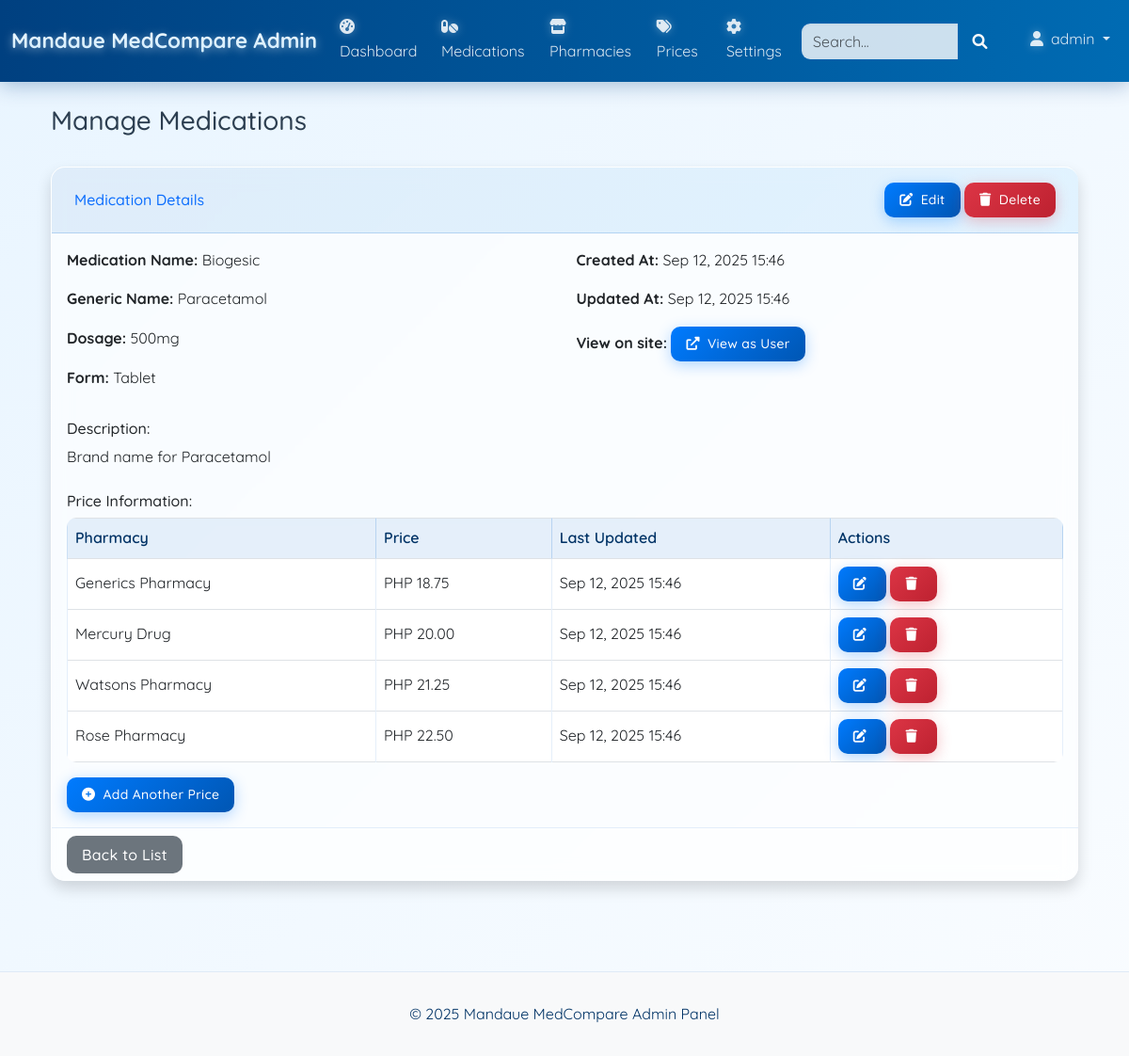
The app's page /admin/medications.php?action=view&id=2 (signed in) with its own data.
### tables this page shows
CREATE TABLE `medications` (
  `id` int(11) NOT NULL,
  `name` varchar(255) NOT NULL,
  `generic_name` varchar(255) DEFAULT NULL,
  `dosage` varchar(100) NOT NULL,
  `form` varchar(100) NOT NULL,
  `description` text DEFAULT NULL,
  `created_at` timestamp NOT NULL DEFAULT current_timestamp(),
  `updated_at` timestamp NOT NULL DEFAULT current_timestamp() ON UPDATE current_timestamp()
);

CREATE TABLE `medication_prices` (
  `id` int(11) NOT NULL,
  `medication_id` int(11) NOT NULL,
  `pharmacy_id` int(11) NOT NULL,
  `price` decimal(10,2) NOT NULL,
  `created_at` timestamp NOT NULL DEFAULT current_timestamp(),
  `updated_at` timestamp NOT NULL DEFAULT current_timestamp() ON UPDATE current_timestamp(),
  `status` enum('available','out_of_stock') NOT NULL DEFAULT 'available'
);

CREATE TABLE `pharmacies` (
  `id` int(11) NOT NULL,
  `name` varchar(255) NOT NULL,
  `address` text NOT NULL,
  `contact` varchar(100) DEFAULT NULL,
  `latitude` decimal(10,8) DEFAULT NULL,
  `longitude` decimal(11,8) DEFAULT NULL,
  `created_at` timestamp NOT NULL DEFAULT current_timestamp(),
  `updated_at` timestamp NOT NULL DEFAULT current_timestamp() ON UPDATE current_timestamp()
);

### includes/db.php (called while the page is built, shortened)
<?php
class Database {
    private $connection;
    private static $instance = null;
    private function __construct() {
        $this->connection = new mysqli(DB_HOST, DB_USER, DB_PASS, DB_NAME);
        $this->connection->set_charset('utf8');
    }
    public static function getInstance() {
        if (self::$instance == null) {
            self::$instance = new Database();
        }
        return self::$instance;
    }
    public function query($sql) {
        return $this->connection->query($sql);
    }
}
?>

### admin/medications.php (the view, shortened to what this page needs)
<?php
$pageTitle = "Manage Medications";
include_once 'includes/header.php';
$db = Database::getInstance();
$action = isset($_GET['action']) ? $_GET['action'] : 'list';
$id = isset($_GET['id']) ? (int)$_GET['id'] : 0;
$medication = null;
if (($action === 'edit' || $action === 'view') && $id > 0) {
    $result = $db->query("SELECT * FROM medications WHERE id = $id");
    if ($result && $result->num_rows > 0) {
        $medication = $result->fetch_assoc();
    } else {
        $message = "Medication not found.";
        $messageType = "danger";
        $action = 'list';
    }
}
?>
<div class="container-fluid">
    <div class="d-flex justify-content-between align-items-center mb-4">
        <h1 class="h3 text-gray-800"><?php echo $pageTitle; ?></h1>
    </div>
    <?php if ($action === 'add' || $action === 'edit'): ?>
        <div class="card shadow mb-4">
            <div class="card-header py-3">
                <h6 class="m-0 font-weight-bold text-primary">
                    <?php echo $action === 'add' ? 'Add New Medication' : 'Edit Medication'; ?>
                </h6>
            </div>
            <div class="card-body">
                <form method="POST" action="?action=<?php echo $action; ?><?php echo $action === 'edit' ? '&id=' . $id : ''; ?>">
                    <div class="row mb-3">
                        <div class="col-md-6">
                            <label for="name" class="form-label">Medication Name <span class="text-danger">*</span></label>
                            <input type="text" class="form-control" id="name" name="name" required
                                   value="<?php echo isset($medication) ? htmlspecialchars($medication['name']) : ''; ?>">
                        </div>
                        <div class="col-md-6">
                            <label for="generic_name" class="form-label">Generic Name</label>
                            <input type="text" class="form-control" id="generic_name" name="generic_name"
                                   value="<?php echo isset($medication) ? htmlspecialchars($medication['generic_name']) : ''; ?>">
                        </div>
                    </div>
                    <div class="row mb-3">
                        <div class="col-md-6">
                            <label for="dosage" class="form-label">Dosage <span class="text-danger">*</span></label>
                            <input type="text" class="form-control" id="dosage" name="dosage" required
                                   value="<?php echo isset($medication) ? htmlspecialchars($medication['dosage']) : ''; ?>">
                        </div>
                        <div class="col-md-6">
                            <label for="form" class="form-label">Form <span class="text-danger">*</span></label>
                            <select class="form-select" id="form" name="form" required>
                                <option value="">Select Form</option>
                                <option value="Tablet" <?php echo isset($medication) && $medication['form'] === 'Tablet' ? 'selected' : ''; ?>>Tablet</option>
                                <option value="Capsule" <?php echo isset($medication) && $medication['form'] === 'Capsule' ? 'selected' : ''; ?>>Capsule</option>
                                <option value="Syrup" <?php echo isset($medication) && $medication['form'] === 'Syrup' ? 'selected' : ''; ?>>Syrup</option>
                                <option value="Injection" <?php echo isset($medication) && $medication['form'] === 'Injection' ? 'selected' : ''; ?>>Injection</option>
                                <option value="Cream" <?php echo isset($medication) && $medication['form'] === 'Cream' ? 'selected' : ''; ?>>Cream</option>
                                <option value="Ointment" <?php echo isset($medication) && $medication['form'] === 'Ointment' ? 'selected' : ''; ?>>Ointment</option>
                                <option value="Drops" <?php echo isset($medication) && $medication['form'] === 'Drops' ? 'selected' : ''; ?>>Drops</option>
                                <option value="Inhaler" <?php echo isset($medication) && $medication['form'] === 'Inhaler' ? 'selected' : ''; ?>>Inhaler</option>
                            </select>
                        </div>
                    </div>
                    <div class="mb-3">
                        <label for="description" class="form-label">Description</label>
                        <textarea class="form-control" id="description" name="description" rows="4"><?php echo isset($medication) ? htmlspecialchars($medication['description']) : ''; ?></textarea>
                    </div>
                    <div class="d-flex justify-content-between">
                        <a href="?action=list" class="btn btn-secondary">Cancel</a>
                        <button type="submit" class="btn btn-primary">
                            <?php echo $action === 'add' ? 'Add Medication' : 'Update Medication'; ?>
                        </button>
                    </div>
                </form>
            </div>
        </div>
    <?php elseif ($action === 'view' && $medication): ?>
        <div class="card shadow mb-4">
            <div class="card-header py-3 d-flex justify-content-between align-items-center">
                <h6 class="m-0 font-weight-bold text-primary">Medication Details</h6>
                <div>
                    <a href="?action=edit&id=<?php echo $id; ?>" class="btn btn-primary btn-sm">
                        <i class="fas fa-edit me-1"></i> Edit
                    </a>
                    <a href="?action=delete&id=<?php echo $id; ?>" class="btn btn-danger btn-sm"
                       onclick="return confirm('Are you sure you want to delete this medication?');">
                        <i class="fas fa-trash me-1"></i> Delete
                    </a>
                </div>
            </div>
            <div class="card-body">
                <div class="row">
                    <div class="col-md-6">
                        <p><strong>Medication Name:</strong> <?php echo htmlspecialchars($medication['name']); ?></p>
                        <p><strong>Generic Name:</strong> <?php echo !empty($medication['generic_name']) ? htmlspecialchars($medication['generic_name']) : 'N/A'; ?></p>
                        <p><strong>Dosage:</strong> <?php echo htmlspecialchars($medication['dosage']); ?></p>
                        <p><strong>Form:</strong> <?php echo htmlspecialchars($medication['form']); ?></p>
                    </div>
                    <div class="col-md-6">
                        <p><strong>Created At:</strong> <?php echo date('M d, Y H:i', strtotime($medication['created_at'])); ?></p>
                        <p><strong>Updated At:</strong> <?php echo date('M d, Y H:i', strtotime($medication['updated_at'])); ?></p>
                        <p><strong>View on site:</strong>
                            <a href="<?php echo APP_URL; ?>/user/search.php?q=<?php echo urlencode($medication['name']); ?>"
                               target="_blank" class="btn btn-sm btn-primary">
                                <i class="fas fa-external-link-alt me-1"></i> View as User
                            </a>
                        </p>
                    </div>
                </div>
                <?php if (!empty($medication['description'])): ?>
                    <div class="mt-3">
                        <h6>Description:</h6>
                        <p><?php echo nl2br(htmlspecialchars($medication['description'])); ?></p>
                    </div>
                <?php endif; ?>
                <?php
                $priceResult = $db->query("
                    SELECT mp.*, p.name as pharmacy_name
                    FROM medication_prices mp
                    JOIN pharmacies p ON mp.pharmacy_id = p.id
                    WHERE mp.medication_id = $id
                    ORDER BY mp.price ASC
                ");
                $prices = [];
                if ($priceResult) {
                    while ($row = $priceResult->fetch_assoc()) {
                        $prices[] = $row;
                    }
                }
                ?>
                <div class="mt-4">
                    <h6>Price Information:</h6>
                    <?php if (empty($prices)): ?>
                        <p class="text-muted">No price information available for this medication.</p>
                        <a href="prices.php?action=add&medication_id=<?php echo $id; ?>" class="btn btn-sm btn-primary">
                            <i class="fas fa-plus-circle me-1"></i> Add Price
                        </a>
                    <?php else: ?>
                        <div class="table-responsive">
                            <table class="table table-bordered table-hover">
                                <thead>
                                    <tr>
                                        <th>Pharmacy</th>
                                        <th>Price</th>
                                        <th>Last Updated</th>
                                        <th>Actions</th>
                                    </tr>
                                </thead>
                                <tbody>
                                    <?php foreach ($prices as $price): ?>
                                        <tr>
                                            <td><?php echo htmlspecialchars($price['pharmacy_name']); ?></td>
                                            <td>PHP <?php echo number_format($price['price'], 2); ?></td>
                                            <td><?php echo date('M d, Y H:i', strtotime($price['updated_at'])); ?></td>
                                            <td>
                                                <a href="prices.php?action=edit&id=<?php echo $price['id']; ?>" class="btn btn-sm btn-primary">
                                                    <i class="fas fa-edit"></i>
                                                </a>
                                                <a href="prices.php?action=delete&id=<?php echo $price['id']; ?>" class="btn btn-sm btn-danger"
                                                   onclick="return confirm('Are you sure you want to delete this price entry?');">
                                                    <i class="fas fa-trash"></i>
                                                </a>
                                            </td>
                                        </tr>
                                    <?php endforeach; ?>
                                </tbody>
                            </table>
                        </div>
                        <a href="prices.php?action=add&medication_id=<?php echo $id; ?>" class="btn btn-sm btn-primary">
                            <i class="fas fa-plus-circle me-1"></i> Add Another Price
                        </a>
                    <?php endif; ?>
                </div>
            </div>
            <div class="card-footer">
                <a href="?action=list" class="btn btn-secondary">Back to List</a>
            </div>
        </div>
    <?php endif; ?>
</div>
<?php include_once 'includes/footer.php'; ?>

### assets/css/admin.css (style rules this page uses)
body { background: linear-gradient(135deg, #e9f5ff 0%, #f9fcff 100%); color: #2c3e50; font-family: 'Quicksand', 'Segoe UI', sans-serif; line-height: 1.6; }
.card { border: none; border-radius: 15px; transition: all 0.3s ease; background-color: rgba(255, 255, 255, 0.65); backdrop-filter: blur(10px); -webkit-backdrop-filter: blur(10px); box-shadow: 0 10px 30px rgba(0, 64, 128, 0.1); border-top: 1px solid rgba(255, 255, 255, 0.8); border-left: 1px solid rgba(255, 255, 255, 0.8); overflow: hidden; }
.card-header { background: linear-gradient(135deg, rgba(0, 102, 204, 0.1) 0%, rgba(0, 153, 255, 0.1) 100%); font-weight: 600; color: #003366; border-bottom: 1px solid rgba(0, 102, 204, 0.2); padding: 1rem 1.5rem; }
.card-footer { background-color: rgba(255, 255, 255, 0.3); border-top: 1px solid rgba(0, 102, 204, 0.1); }
.table { background-color: rgba(255, 255, 255, 0.5); backdrop-filter: blur(5px); -webkit-backdrop-filter: blur(5px); border-radius: 10px; overflow: hidden; }
.table th { font-weight: 600; color: #003366; background-color: rgba(0, 102, 204, 0.1); border-color: rgba(0, 102, 204, 0.2); }
.table td { border-color: rgba(0, 102, 204, 0.1); vertical-align: middle; }
.btn { border-radius: 10px; padding: 0.5rem 1rem; font-weight: 500; transition: all 0.3s ease; border: none; letter-spacing: 0.3px; }
.btn i { margin-right: 5px; }
.btn-primary { background: linear-gradient(135deg, #007bff 0%, #0056b3 100%); box-shadow: 0 4px 15px rgba(0, 123, 255, 0.3); }
.btn-danger { background: linear-gradient(135deg, #dc3545 0%, #bd2130 100%); box-shadow: 0 4px 15px rgba(220, 53, 69, 0.3); }

### records on screen
medications: name "Biogesic", generic_name "Paracetamol", dosage "500mg", form "Tablet", created_at "Sep 12, 2025 15:46", updated_at "Sep 12, 2025 15:46", description "Brand name for Paracetamol"
medication_prices: pharmacy.name "Generics Pharmacy", price "18.75", updated_at "Sep 12, 2025 15:46"
medication_prices: pharmacy.name "Mercury Drug", price "20.00", updated_at "Sep 12, 2025 15:46"
medication_prices: pharmacy.name "Watsons Pharmacy", price "21.25", updated_at "Sep 12, 2025 15:46"
medication_prices: pharmacy.name "Rose Pharmacy", price "22.50", updated_at "Sep 12, 2025 15:46"

### other values on screen
APP_NAME "Mandaue MedCompare"
$_SESSION['admin_username'] "admin"
$pageTitle "Manage Medications"
